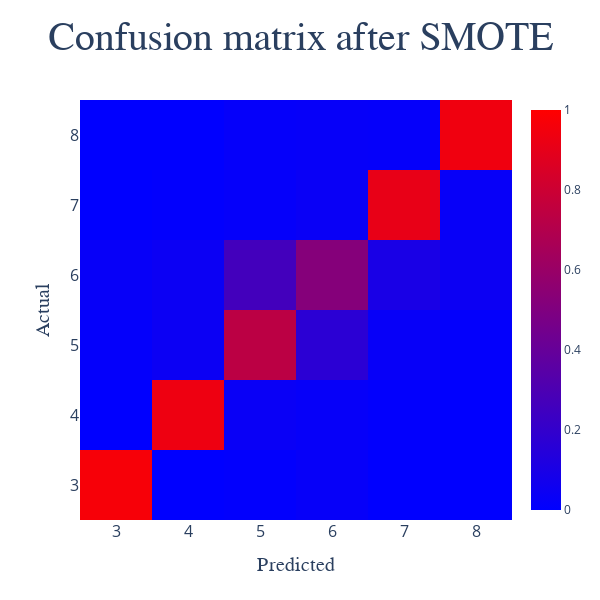

Source (notebook cell):
### Code cell
fig = go.Figure(
    data = go.Heatmap(
        z = cm_norm,
        x = labels,
        y = labels,
        zmin = 0,
        zmax = 1,
        colorscale = [
            [0, 'blue'],
            [1, 'red']
        ],
        text = cm_norm.values.round(2)
    ),
    layout = go.Layout(
        title = {
            'text': 'Confusion matrix after SMOTE',
            'font': {'size': 40, 'family': "Gulliver"},
            'x': 0.5
        },
        yaxis_title = {
            'font': {'size': 20, 'family': "Gulliver"},
            'text': 'Actual'
        },
        xaxis_title = {
            'font': {'size': 20, 'family': "Gulliver"},
            'text': 'Predicted'
        },
        width = 600,
        height = 600
    )
)

fig.update_xaxes(tickfont=dict(size = 16))
fig.update_yaxes(tickfont=dict(size = 16))

fig.show()

### Figure 1 — Plotly figure (JSON) as saved in the notebook; plotly's stock layout.template omitted (floating-point values rounded to 4 significant figures)
{"data": [{"colorscale": [[0, "blue"], [1, "red"]], "text": [[0.97, 0, 0.01, 0.02, 0, 0], [0, 0.93, 0.04, 0.02, 0.01, 0], [0.02, 0.04, 0.74, 0.17, 0.03, 0.01], [0.03, 0.04, 0.26, 0.52, 0.1, 0.05], [0, 0.01, 0.02, 0.03, 0.91, 0.03], [0, 0, 0.02, 0.02, 0.02, 0.94]], "type": "heatmap", "x": [3, 4, 5, 6, 7, 8], "y": [3, 4, 5, 6, 7, 8], "z": [[0.9697, 0, 0.006061, 0.02424, 0, 0], [0, 0.9333, 0.03636, 0.02424, 0.006061, 0], [0.01622, 0.04324, 0.7351, 0.1676, 0.02703, 0.01081], [0.02591, 0.04145, 0.2642, 0.5233, 0.09845, 0.04663], [0, 0.006803, 0.02041, 0.03401, 0.9116, 0.02721], [0, 0, 0.01796, 0.02395, 0.01796, 0.9401]], "zmax": 1, "zmin": 0}], "layout": {"height": 600, "title": {"font": {"family": "Gulliver", "size": 40}, "text": "Confusion matrix after SMOTE", "x": 0.5}, "width": 600, "xaxis": {"tickfont": {"size": 16}, "title": {"font": {"family": "Gulliver", "size": 20}, "text": "Predicted"}}, "yaxis": {"tickfont": {"size": 16}, "title": {"font": {"family": "Gulliver", "size": 20}, "text": "Actual"}}}}
